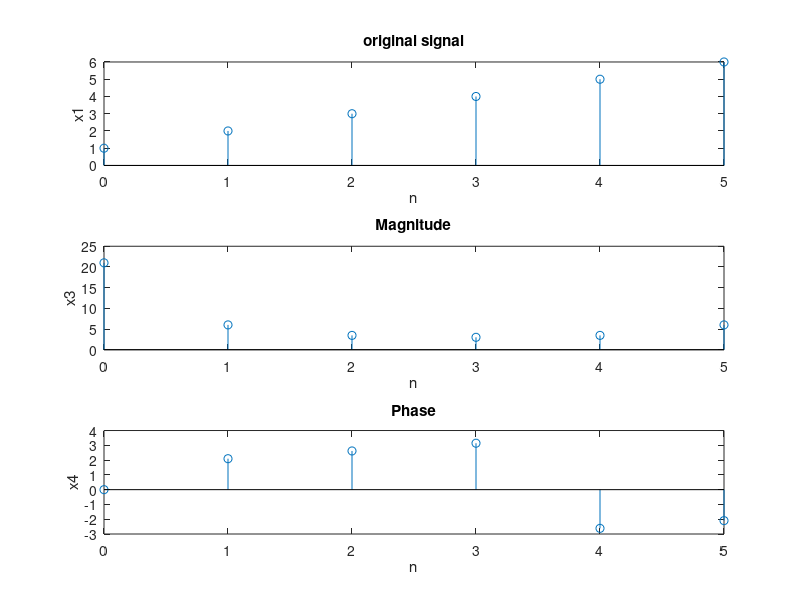

Write the MATLAB code that produced this figure.
%write a matlab code to find the dft of a sequence
clear all;
close all;
clc;
n=0:1:5;
x1=[1 2 3 4 5 6 ]
x2=fft(x1);
x3=abs(x2);
x4=angle(x2);
subplot(3,1,1);
stem(n,x1);
xlabel('n');
ylabel('x1');
title('original signal');
subplot(3,1,2);
stem(n,x3);
xlabel('n');
ylabel('x3');
title('Magnitude');
subplot(3,1,3);
stem(n,x4);
xlabel('n');
ylabel('x4');
title('Phase');